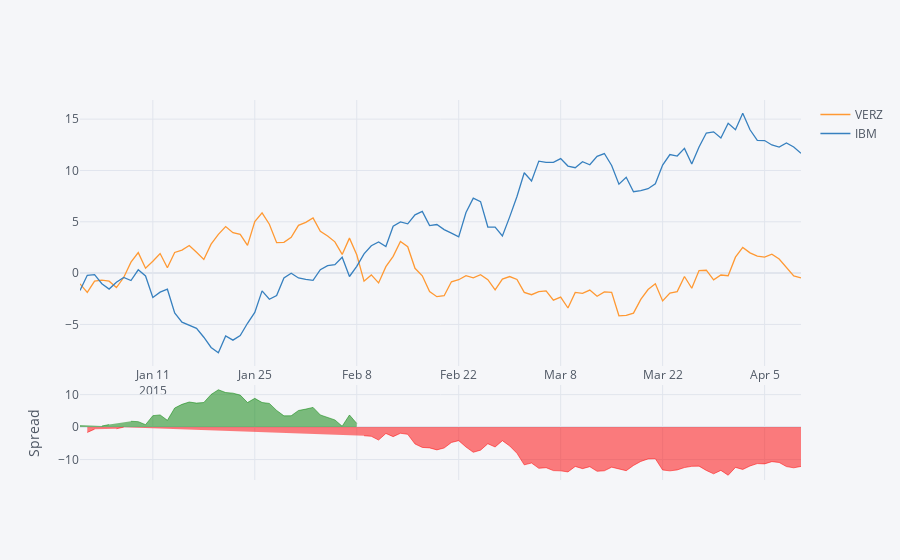

Notebook source saved alongside this figure:
### Markdown cell above
### Spread and Ratio charts

We can also create spread and ratio charts on the fly with **kind='spread'** and **kind='ratio'**

### Code cell
df[['VERZ','IBM']].iplot(filename='Tutorial Spread',kind='spread')
